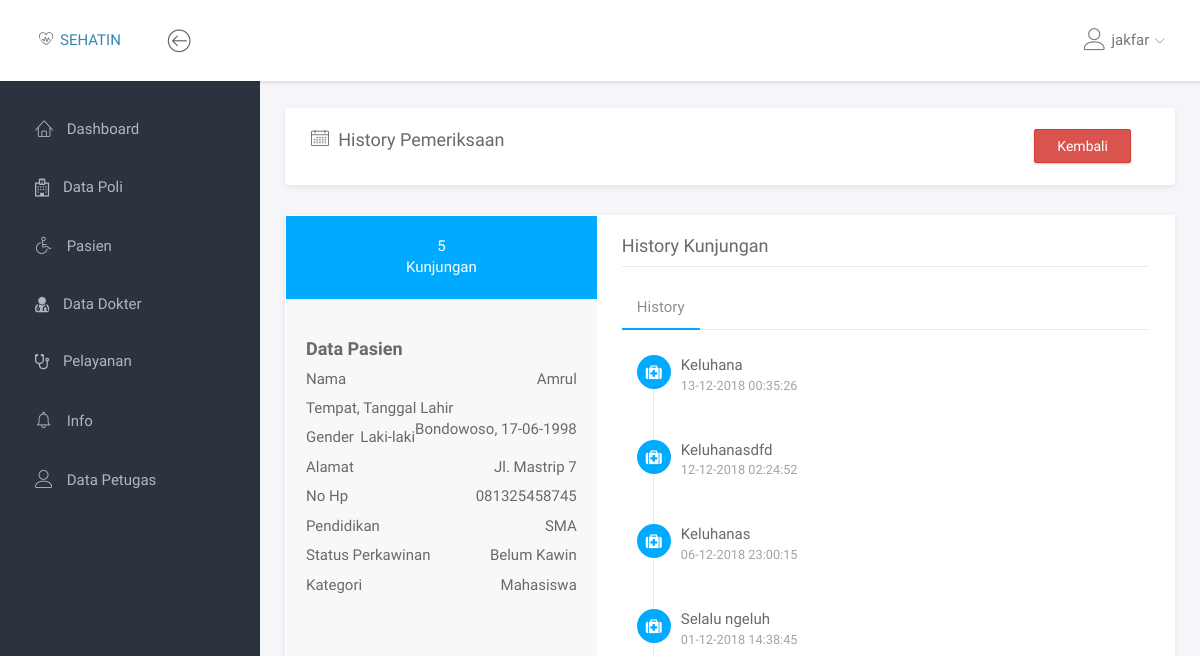
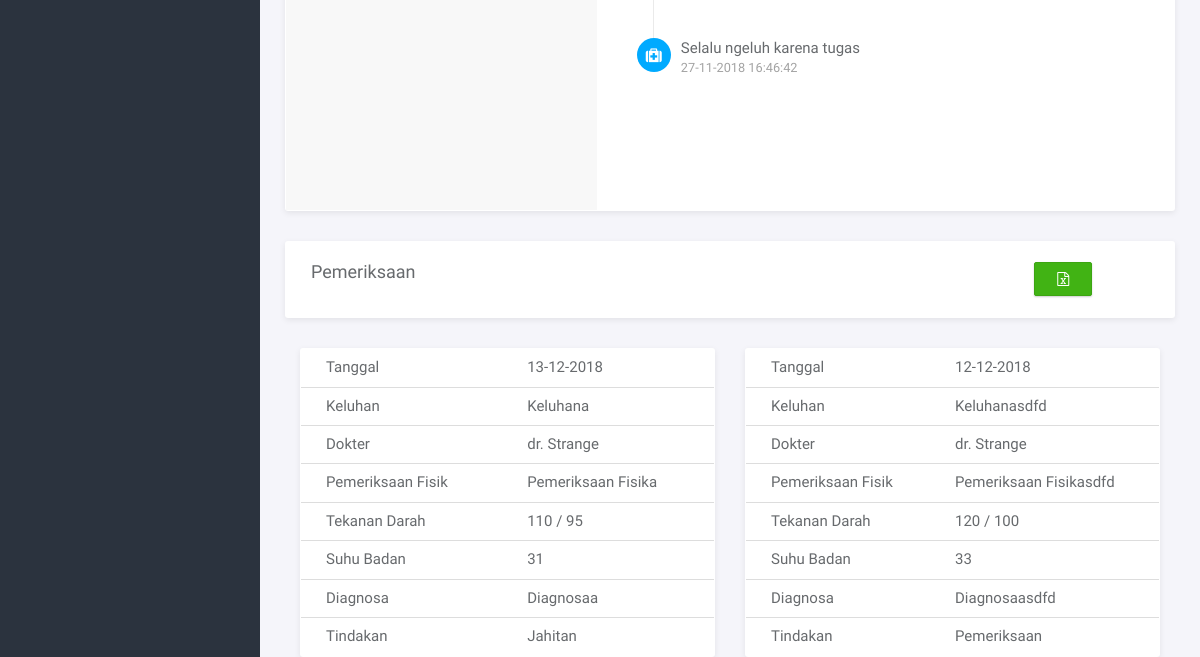
The app's page /pemeriksaan/history_pemeriksaan.php?p=7 (signed in, upper part), older data (2 pictures, top to bottom).
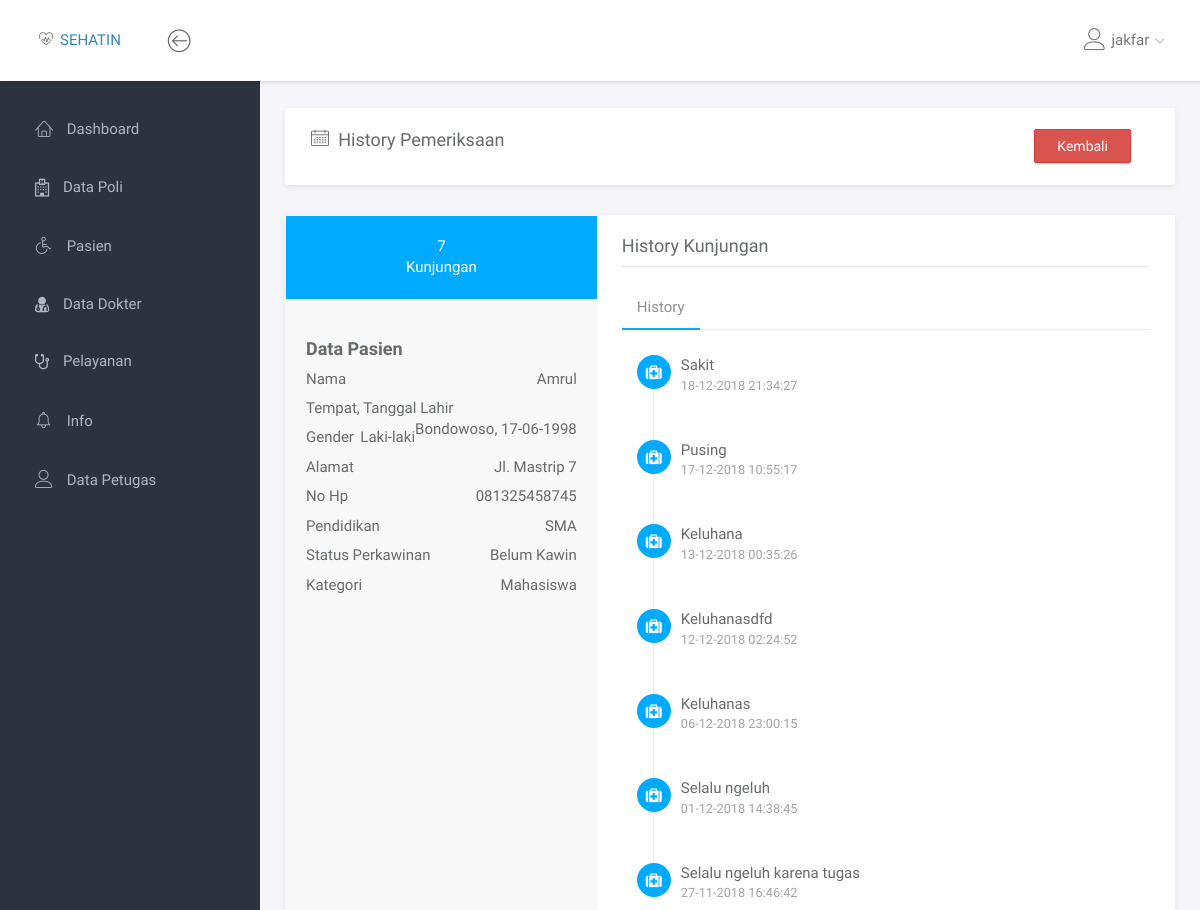
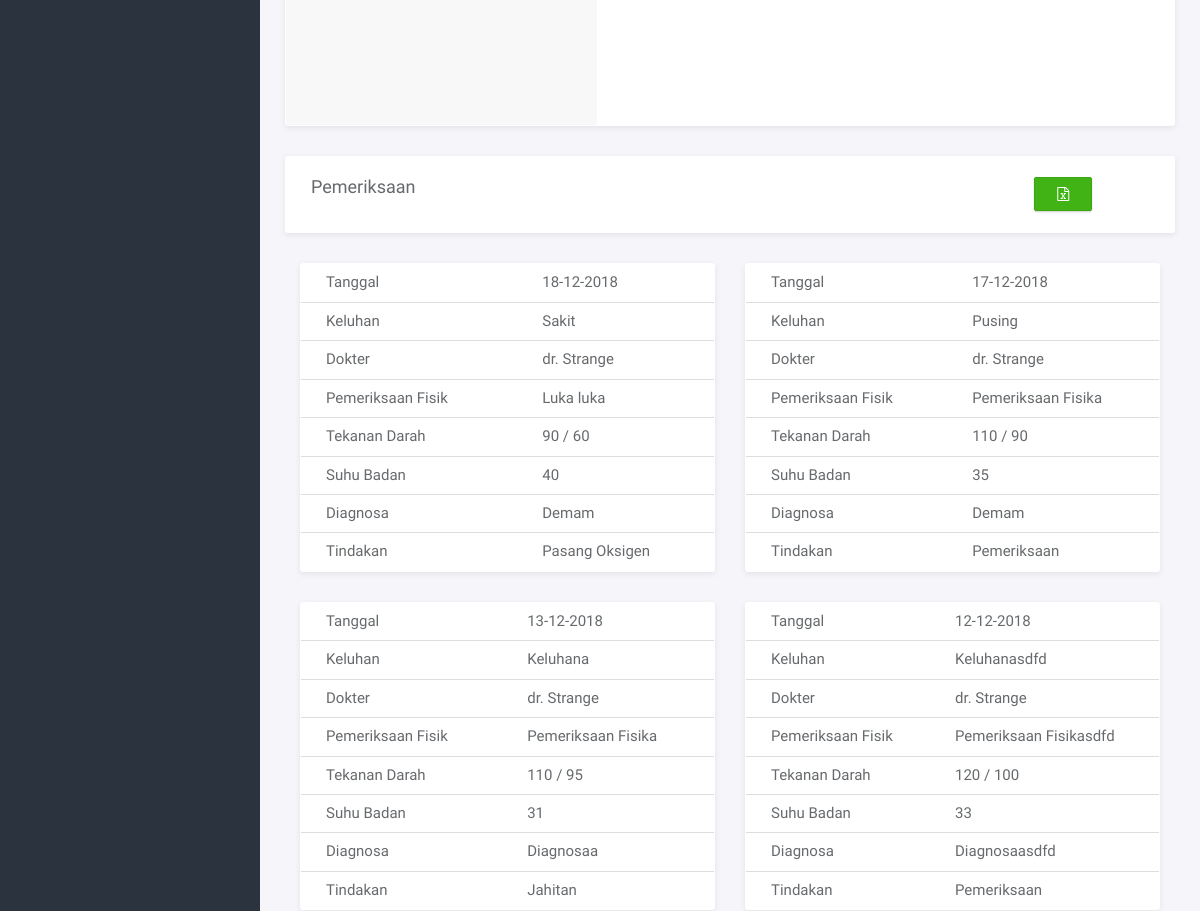
The same page, newer data (2 pictures, top to bottom).
### tables this page shows
CREATE TABLE `pasien` (
  `id_pasien` int(11) NOT NULL,
  `no_identitas` varchar(16) NOT NULL,
  `nama` varchar(50) NOT NULL,
  `tmpt_lahir` varchar(30) NOT NULL,
  `tgl_lahir` date NOT NULL,
  `gender` enum('Laki-laki','Perempuan') NOT NULL,
  `alamat` varchar(60) NOT NULL,
  `no_hp` varchar(13) NOT NULL,
  `pendidikan` varchar(5) NOT NULL,
  `status_perkawinan` enum('Belum Kawin','Kawin') NOT NULL,
  `kategori` enum('Umum','Karyawan','Keluarga Karyawan','Mahasiswa') NOT NULL
);

CREATE TABLE `antrian` (
  `id_antrian` int(11) NOT NULL,
  `id_pasien` int(11) NOT NULL,
  `waktu` datetime NOT NULL,
  `status` varchar(30) NOT NULL,
  `id_poli` tinyint(3) NOT NULL,
  `keluhan` text NOT NULL
);

CREATE TABLE `dokter` (
  `id_dokter` tinyint(3) NOT NULL,
  `nm_dokter` varchar(50) NOT NULL,
  `gender` enum('Laki-laki','Perempuan') NOT NULL,
  `alamat` varchar(50) NOT NULL,
  `no_hp` varchar(13) NOT NULL,
  `no_ijin_praktek` varchar(50) NOT NULL,
  `id_poli` tinyint(3) NOT NULL
);

CREATE TABLE `pemeriksaan` (
  `id_pemeriksaan` int(7) NOT NULL,
  `id_antrian` int(11) NOT NULL,
  `id_dokter` tinyint(3) NOT NULL,
  `pemeriksaan_fisik` text NOT NULL,
  `tensi` varchar(10) NOT NULL,
  `suhu` tinyint(2) NOT NULL,
  `diagnosa` text NOT NULL
);

CREATE TABLE `pelayanan` (
  `id_pelayanan` tinyint(3) NOT NULL,
  `pelayanan` varchar(50) NOT NULL,
  `harga_umum` int(7) NOT NULL,
  `harga_karyawan` int(7) NOT NULL,
  `harga_kel_karyawan` int(7) NOT NULL,
  `harga_mahasiswa` int(7) NOT NULL,
  `status` enum('Aktif','Non Aktif') NOT NULL
);

### pemeriksaan/history_pemeriksaan.php (the view, shortened to what this page needs)
<!doctype html>
<html lang="en">
<head>
	<link rel="stylesheet" href="../assets/vendor/bootstrap/css/bootstrap.min.css">
	<link rel="stylesheet" href="../assets/vendor/font-awesome/css/font-awesome.min.css">
	<link rel="stylesheet" href="../assets/vendor/linearicons/style.css">
	<link rel="stylesheet" href="../assets/vendor/chartist/css/chartist-custom.css">
	<link rel="stylesheet" href="../assets/css/main.css">
</head>
<body>
	<div id="wrapper">
		<?php
			include '../dashboard/navbar.php';
			include '../dashboard/left_sidebar.php';
	  $qpasien = mysqli_query($con, "SELECT * FROM pasien WHERE id_pasien = '$_GET[p]'");
	  $valpasien = mysqli_fetch_assoc($qpasien);
	  $tgl_lahir = date("d-m-Y", strtotime($valpasien['tgl_lahir']));
	  $qhistory = mysqli_query($con, "SELECT DISTINCT * FROM antrian WHERE id_pasien = '$_GET[p]' ORDER BY waktu DESC");
	  $qpemeriksaan = mysqli_query($con, "SELECT DISTINCT a.*, pm.*, t.*, p.pelayanan, d.nm_dokter FROM antrian a INNER JOIN pemeriksaan pm ON a.id_antrian = pm.id_antrian INNER JOIN tindakan t ON t.id_pemeriksaan = pm.id_pemeriksaan INNER JOIN pelayanan p ON p.id_pelayanan = t.id_pelayanan INNER JOIN dokter d ON pm.id_dokter = d.id_dokter WHERE a.id_pasien = '$_GET[p]' AND t.id_pelayanan != 1 ORDER BY a.id_antrian DESC");
		 ?>
		 <div class="main">
			<div class="main-content">
				<div class="container-fluid">
		  <div class="panel">
						<div class="panel-heading">
			  <div class="row">
				<div class="col-md-4">
				  <h3 class="panel-title"><i class="lnr lnr-calendar-full"></i>&ensp;History Pemeriksaan</h3>
				</div>
				<div class="col-md-2 col-md-offset-6">
				  <a href="#" onclick="history.go(-1)" class="btn btn-danger">Kembali</a>
				</div>
			  </div>
						</div>
					</div>
					<div class="panel panel-profile">
			<div class="clearfix">
			  <div class="profile-left">
				<div class="profile-header">
				  <div class="profile-stat">
					<div class="row">
					  <div class="col-md-12 stat-item">
						<?php echo mysqli_num_rows($qhistory) ?> <span>Kunjungan</span>
					  </div>
					</div>
				  </div>
				</div>
				<div class="profile-detail">
				  <div class="profile-info">
					<h4 class="heading">Data Pasien</h4>
					<ul class="list-unstyled list-justify">
					  <li>Nama <span><?php echo $valpasien['nama'] ?></span></li>
					  <li>Tempat, Tanggal Lahir <span><?php echo "$valpasien[tmpt_lahir], $tgl_lahir"  ?></span></li>
					  <li>Gender <span><?php echo $valpasien['gender'] ?></span></li>
					  <li>Alamat <span><?php echo $valpasien['alamat'] ?></span></li>
					  <li>No Hp <span><?php echo $valpasien['no_hp'] ?></span></li>
					  <li>Pendidikan <span><?php echo $valpasien['pendidikan'] ?></span></li>
					  <li>Status Perkawinan <span><?php echo $valpasien['status_perkawinan'] ?></span></li>
					  <li>Kategori <span><?php echo $valpasien['kategori'] ?></span></li>
					</ul>
				  </div>
				</div>
			  </div>
			  <div class="profile-right">
				<h4 class="heading">History Kunjungan</h4>
				<div class="custom-tabs-line tabs-line-bottom left-aligned">
				  <ul class="nav" role="tablist">
					<li class="active"> <a href="#" role="tab" data-toggle="tab">History</a> </li>
				  </ul>
				</div>
				<div class="tab-content">
				  <div class="tab-pane fade in active" id="tab-bottom-left1">
					<ul class="list-unstyled activity-timeline">
					  <?php
						while ($valhistory = mysqli_fetch_assoc($qhistory)) {
						  $tgl = explode(" ", $valhistory['waktu']);
						  $tgl_periksa = $tgl[0];
						  $waktu_periksa = $tgl[1];
						  $tgl_periksa = date("d-m-Y", strtotime($tgl_periksa));
					  ?>
						  <li>
							<i class="fa fa-medkit activity-icon"></i>
							<p><?php echo $valhistory['keluhan'] ?> <span class="timestamp"><?php echo $tgl_periksa . " " . $waktu_periksa ?> </span> </p>
						  </li>
					  <?php
						}
					  ?>
					</ul>
				  </div>
									<br><br>
				</div>
			  </div>
			</div>
		  </div>
					<div class="panel">
						<div class="panel-heading">
							<div class="row">
								<div class="col-md-2"><h4 class="panel-title">Pemeriksaan</h4></div>
								<?php if (mysqli_num_rows($qpemeriksaan) > 0): ?>
									<div class="col-md-2 col-md-offset-8"><a href="export.php?id_pasien=<?php echo $_GET['p']?>" class="btn btn-success btn-md" title="Export ke Excel"><i class="fa fa-file-excel-o"></i></a></div>
								<?php endif ?>
							</div>
						</div>
					</div>
		  <?php
			while ($pemeriksaan = mysqli_fetch_assoc($qpemeriksaan)) {
				$tgl_pemeriksaan = explode(" ", $pemeriksaan['waktu']);
				$tgl_pemeriksaan = date("d-m-Y", strtotime($tgl_pemeriksaan[0]));
		  ?>
				<div class="col-md-6">
					<div class="panel">
						<table class="table">
							<tr>
								<td>Tanggal</td>
								<td><?php echo $tgl_pemeriksaan ?></td>
							</tr>
						  <tr>
							<td>Keluhan</td>
							<td><?php echo $pemeriksaan['keluhan'] ?></td>
						  </tr>
							<tr>
								<td>Dokter</td>
								<td><?php echo $pemeriksaan['nm_dokter'] ?></td>
							</tr>
							<tr>
								<td>Pemeriksaan Fisik</td>
								<td><?php echo $pemeriksaan['pemeriksaan_fisik'] ?></td>
							</tr>
							<tr>
								<td>Tekanan Darah</td>
								<td><?php echo $pemeriksaan['tensi'] ?></td>
							</tr>
							<tr>
								<td>Suhu Badan</td>
								<td><?php echo $pemeriksaan['suhu'] ?></td>
							</tr>
							<tr>
								<td>Diagnosa</td>
								<td><?php echo $pemeriksaan['diagnosa'] ?></td>
							</tr>
							<tr>
								<td>Tindakan</td>
								<td><?php echo $pemeriksaan['pelayanan'] ?></td>
							</tr>
						</table>
					</div>
				</div>
		  <?php
			}
		  ?>
				</div>
			</div>
		 </div>
	</div>
</body>
</html>

### dashboard/navbar.php (shortened to what this page needs)
<nav class="navbar navbar-default navbar-fixed-top">
	<div class="brand">
		<span class="lnr lnr-heart-pulse"> </span> <a href="dashboard.php">SEHATIN</a>
	</div>
	<div class="container-fluid">
		<div class="navbar-btn">
			<button type="button" class="btn-toggle-fullwidth"><i class="lnr lnr-arrow-left-circle"></i></button>
		</div>
		<div id="navbar-menu">
			<ul class="nav navbar-nav navbar-right">
				<li class="dropdown">
					<a href="#" class="dropdown-toggle" data-toggle="dropdown"><i class="lnr lnr-user"></i> <span> <?php echo $_SESSION['username']; ?> </span> <i class="icon-submenu lnr lnr-chevron-down"></i></a>
				</li>
			</ul>
		</div>
	</div>
</nav>

### dashboard/left_sidebar.php (shortened to what this page needs)
<?php
	$nav = explode('/', $_SERVER['REQUEST_URI']);
	$nav = $nav[count($nav) - 2];
 ?>
<div id="sidebar-nav" class="sidebar">
	<div class="sidebar-scroll">
		<nav>
			<ul class="nav">
				<?php
					if ($_SESSION['level'] == 'Admin') {?>
						<li><a href="../dashboard/dashboard.php" class="<?php echo ($nav == 'dashboard' ? 'active' : '') ?>"><i class="lnr lnr-home"></i> <span>Dashboard</span></a></li>
						<li><a href="../poli/data_poli.php" class="<?php echo ($nav == "poli" ? 'active' : '') ?>"><i class="fa fa-hospital-o"></i> <span>Data Poli</span></a></li>
						<li><a href="../pasien/data_pasien.php" class="<?php echo ($nav == "pasien" ? 'active' : '') ?>"><i class="lnr lnr-wheelchair"></i> <span>Pasien</span></a></li>
						<li><a href="../dokter/data_dokter.php" class="<?php echo ($nav == "dokter" ? 'active' : '') ?>"><i class="fa fa-user-md"></i> <span>Data Dokter</span></a></li>
						<li><a href="../pelayanan/data_pelayanan.php" class="<?php echo ($nav == "pelayanan" ? 'active' : '') ?>"><i class="fa fa-stethoscope"></i> <span>Pelayanan</span></a></li>
						<li><a href="#" class=""><i class="lnr lnr-alarm"></i> <span>Info</span></a></li>
						<li><a href="../petugas/data_petugas.php" class="<?php echo ($nav == "petugas" ? 'active' : '') ?>"><i class="lnr lnr-user"></i> <span>Data Petugas</span></a></li>
				<?php
					}
 				?>
					</ul>
				</nav>
			</div>
		</div>

Row changes from the older to the newer data that the page shows:
added antrian: keluhan "Sakit", waktu "18-12-2018", waktu "21:34:27", dokter.nm_dokter "dr. Strange", pemeriksaan.pemeriksaan_fisik "Luka luka", pemeriksaan.tensi "90 / 60", pemeriksaan.suhu "40", pemeriksaan.diagnosa "Demam", pelayanan.pelayanan "Pasang Oksigen"
added antrian: keluhan "Pusing", waktu "17-12-2018", waktu "10:55:17", dokter.nm_dokter "dr. Strange", pemeriksaan.pemeriksaan_fisik "Pemeriksaan Fisika", pemeriksaan.tensi "110 / 90", pemeriksaan.suhu "35", pemeriksaan.diagnosa "Demam", pelayanan.pelayanan "Pemeriksaan"
Text that changed along with them:
mysqli_num_rows($qhistory): "5" → "7"
